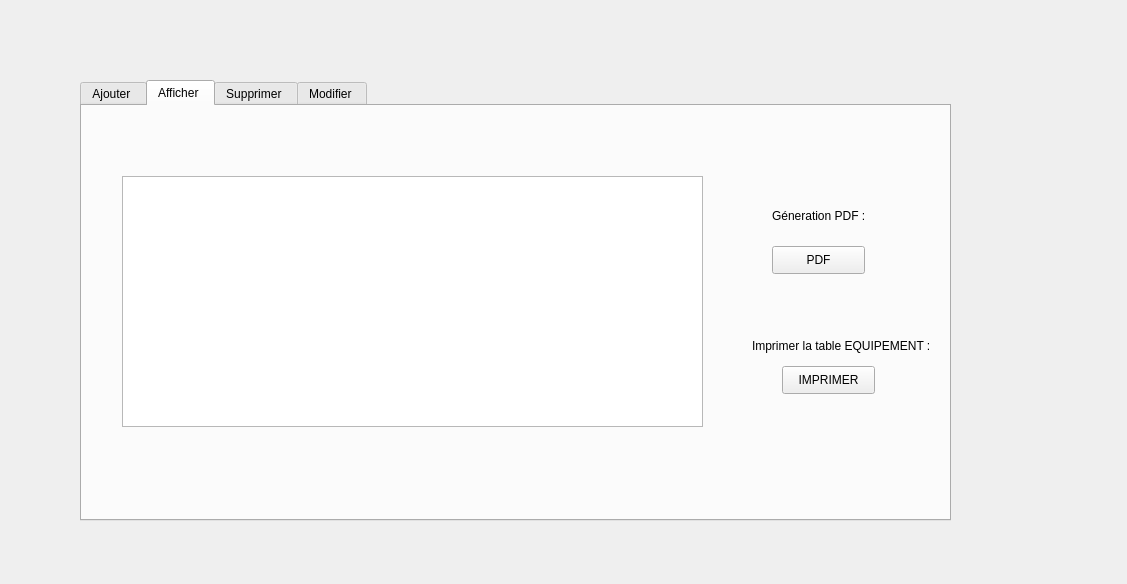
<?xml version="1.0" encoding="UTF-8"?>
<ui version="4.0">
 <class>gestion_equipement</class>
 <widget class="QWidget" name="gestion_equipement">
  <property name="geometry">
   <rect>
    <x>0</x>
    <y>0</y>
    <width>1127</width>
    <height>584</height>
   </rect>
  </property>
  <property name="windowTitle">
   <string>Form</string>
  </property>
  <widget class="QTabWidget" name="tabWidget_2">
   <property name="geometry">
    <rect>
     <x>80</x>
     <y>80</y>
     <width>871</width>
     <height>441</height>
    </rect>
   </property>
   <property name="currentIndex">
    <number>1</number>
   </property>
   <widget class="QWidget" name="tab_3">
    <attribute name="title">
     <string>Ajouter </string>
    </attribute>
    <widget class="QLabel" name="label_12">
     <property name="geometry">
      <rect>
       <x>150</x>
       <y>60</y>
       <width>101</width>
       <height>21</height>
      </rect>
     </property>
     <property name="text">
      <string>ID_EQUIPEMENT</string>
     </property>
    </widget>
    <widget class="QLabel" name="label_13">
     <property name="geometry">
      <rect>
       <x>140</x>
       <y>100</y>
       <width>121</width>
       <height>16</height>
      </rect>
     </property>
     <property name="text">
      <string>NOM_EQUIPEMENT</string>
     </property>
    </widget>
    <widget class="QLabel" name="label_14">
     <property name="geometry">
      <rect>
       <x>120</x>
       <y>140</y>
       <width>151</width>
       <height>16</height>
      </rect>
     </property>
     <property name="text">
      <string>QUANTITE_EQUIPEMENT</string>
     </property>
    </widget>
    <widget class="QLabel" name="label_15">
     <property name="geometry">
      <rect>
       <x>130</x>
       <y>180</y>
       <width>131</width>
       <height>16</height>
      </rect>
     </property>
     <property name="text">
      <string>ETAT_EQUIPEMENT</string>
     </property>
    </widget>
    <widget class="QLineEdit" name="le_ide">
     <property name="geometry">
      <rect>
       <x>280</x>
       <y>60</y>
       <width>113</width>
       <height>22</height>
      </rect>
     </property>
    </widget>
    <widget class="QLineEdit" name="le_nome">
     <property name="geometry">
      <rect>
       <x>280</x>
       <y>100</y>
       <width>113</width>
       <height>22</height>
      </rect>
     </property>
    </widget>
    <widget class="QLineEdit" name="le_quantitee">
     <property name="geometry">
      <rect>
       <x>280</x>
       <y>140</y>
       <width>113</width>
       <height>22</height>
      </rect>
     </property>
    </widget>
    <widget class="QLineEdit" name="le_etate">
     <property name="geometry">
      <rect>
       <x>280</x>
       <y>180</y>
       <width>113</width>
       <height>22</height>
      </rect>
     </property>
    </widget>
    <widget class="QPushButton" name="pushButton">
     <property name="geometry">
      <rect>
       <x>440</x>
       <y>210</y>
       <width>93</width>
       <height>28</height>
      </rect>
     </property>
     <property name="text">
      <string>AJOUTER</string>
     </property>
    </widget>
   </widget>
   <widget class="QWidget" name="tab_7">
    <attribute name="title">
     <string>Afficher </string>
    </attribute>
    <widget class="QTableView" name="tab_equipement">
     <property name="geometry">
      <rect>
       <x>40</x>
       <y>70</y>
       <width>581</width>
       <height>251</height>
      </rect>
     </property>
    </widget>
    <widget class="QLabel" name="label">
     <property name="geometry">
      <rect>
       <x>690</x>
       <y>100</y>
       <width>151</width>
       <height>20</height>
      </rect>
     </property>
     <property name="text">
      <string>Géneration PDF :</string>
     </property>
    </widget>
    <widget class="QPushButton" name="pushButton_2">
     <property name="geometry">
      <rect>
       <x>690</x>
       <y>140</y>
       <width>93</width>
       <height>28</height>
      </rect>
     </property>
     <property name="text">
      <string>PDF</string>
     </property>
    </widget>
    <widget class="QPushButton" name="pushButton_3">
     <property name="geometry">
      <rect>
       <x>700</x>
       <y>260</y>
       <width>93</width>
       <height>28</height>
      </rect>
     </property>
     <property name="text">
      <string>IMPRIMER</string>
     </property>
    </widget>
    <widget class="QLabel" name="label_2">
     <property name="geometry">
      <rect>
       <x>670</x>
       <y>230</y>
       <width>191</width>
       <height>20</height>
      </rect>
     </property>
     <property name="text">
      <string>Imprimer la table EQUIPEMENT :</string>
     </property>
    </widget>
   </widget>
   <widget class="QWidget" name="tab_4">
    <attribute name="title">
     <string>Supprimer </string>
    </attribute>
    <widget class="QLabel" name="label_16">
     <property name="geometry">
      <rect>
       <x>30</x>
       <y>90</y>
       <width>371</width>
       <height>51</height>
      </rect>
     </property>
     <property name="text">
      <string>Veuillez saisir l'identifiant de l'équipement  à supprimer :</string>
     </property>
    </widget>
    <widget class="QLineEdit" name="id_suppr">
     <property name="geometry">
      <rect>
       <x>330</x>
       <y>140</y>
       <width>131</width>
       <height>21</height>
      </rect>
     </property>
    </widget>
    <widget class="QPushButton" name="pb_suppeq">
     <property name="geometry">
      <rect>
       <x>490</x>
       <y>140</y>
       <width>93</width>
       <height>28</height>
      </rect>
     </property>
     <property name="text">
      <string>SUPPRIMER</string>
     </property>
    </widget>
   </widget>
   <widget class="QWidget" name="tab_8">
    <attribute name="title">
     <string>Modifier </string>
    </attribute>
    <widget class="QPushButton" name="pb_modifierequipement">
     <property name="geometry">
      <rect>
       <x>390</x>
       <y>230</y>
       <width>93</width>
       <height>28</height>
      </rect>
     </property>
     <property name="text">
      <string>MODIFIER</string>
     </property>
    </widget>
    <widget class="QLabel" name="label_17">
     <property name="geometry">
      <rect>
       <x>130</x>
       <y>60</y>
       <width>101</width>
       <height>41</height>
      </rect>
     </property>
     <property name="text">
      <string>ID_EQUIPEMENT</string>
     </property>
    </widget>
    <widget class="QLabel" name="label_18">
     <property name="geometry">
      <rect>
       <x>120</x>
       <y>110</y>
       <width>111</width>
       <height>20</height>
      </rect>
     </property>
     <property name="text">
      <string>NOM_EQUIPEMENT</string>
     </property>
    </widget>
    <widget class="QLabel" name="label_19">
     <property name="geometry">
      <rect>
       <x>100</x>
       <y>150</y>
       <width>161</width>
       <height>16</height>
      </rect>
     </property>
     <property name="text">
      <string>QUANTITE_EQUIPEMENT</string>
     </property>
    </widget>
    <widget class="QLabel" name="label_20">
     <property name="geometry">
      <rect>
       <x>110</x>
       <y>190</y>
       <width>131</width>
       <height>16</height>
      </rect>
     </property>
     <property name="text">
      <string>ETAT_EQUIPEMENT</string>
     </property>
    </widget>
    <widget class="QLineEdit" name="ide_mod">
     <property name="geometry">
      <rect>
       <x>260</x>
       <y>70</y>
       <width>113</width>
       <height>22</height>
      </rect>
     </property>
    </widget>
    <widget class="QLineEdit" name="nom_mod_2">
     <property name="geometry">
      <rect>
       <x>260</x>
       <y>110</y>
       <width>113</width>
       <height>22</height>
      </rect>
     </property>
    </widget>
    <widget class="QLineEdit" name="quantite_mod_2">
     <property name="geometry">
      <rect>
       <x>260</x>
       <y>150</y>
       <width>113</width>
       <height>22</height>
      </rect>
     </property>
    </widget>
    <widget class="QLineEdit" name="etate_mod">
     <property name="geometry">
      <rect>
       <x>260</x>
       <y>190</y>
       <width>113</width>
       <height>22</height>
      </rect>
     </property>
    </widget>
    <widget class="QPushButton" name="pb_retoureq">
     <property name="geometry">
      <rect>
       <x>540</x>
       <y>230</y>
       <width>93</width>
       <height>28</height>
      </rect>
     </property>
     <property name="text">
      <string>Retour</string>
     </property>
    </widget>
   </widget>
  </widget>
 </widget>
 <resources/>
 <connections/>
</ui>
